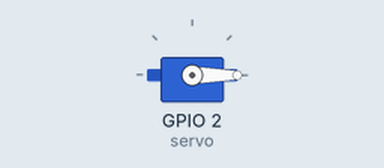
This program was run on a simulated ESP8266 (NodeMCU). On the bench: servo.

Above: at 0.0 s.
At 10.0 s:
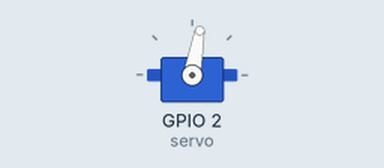
At 20.15 s:
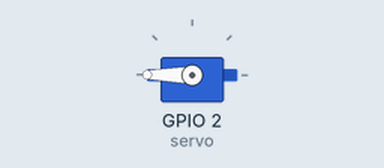
At 36.2 s:
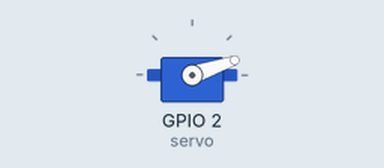
Timing chart, 0 to 40.0 s (numbered marks = the images above):
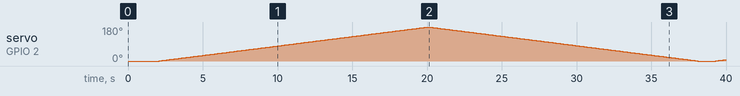

The program:

main.cpp
```cpp
#include <Arduino.h>
#include <Servo.h>
// https://community.platformio.org/t/solved-cant-use-servo-library-with-esp8266-in-platformio-but-it-works-in-arduino-ide/20647/3

Servo servo;
int pos = 0;


void setup() {
  Serial.begin(9600);

  servo.attach(2);  // D4
  servo.write(0);
  delay(2000);
}

void loop() {
  for (pos = 0; pos <= 180; pos += 1) { // goes from 0 degrees to 180 degrees
    // in steps of 1 degree
    servo.write(pos);              // tell servo to go to position in variable 'pos'
    delay(100);                    // waits 100 ms for the servo to reach the position
  }
  for (pos = 180; pos >= 0; pos -= 1) { // goes from 180 degrees to 0 degrees
    servo.write(pos);              // tell servo to go to position in variable 'pos'
    delay(100);                    // waits 100 ms for the servo to reach the position
  }
  delay(1000);
}
```

Measured:
- by itself, servo on GPIO 2 (servo): 0° → 1° at 2.1 s, → 2° 0.10 s later, → 3° 0.10 s later, → 4° 0.10 s later, … (367 changes in this stretch)
